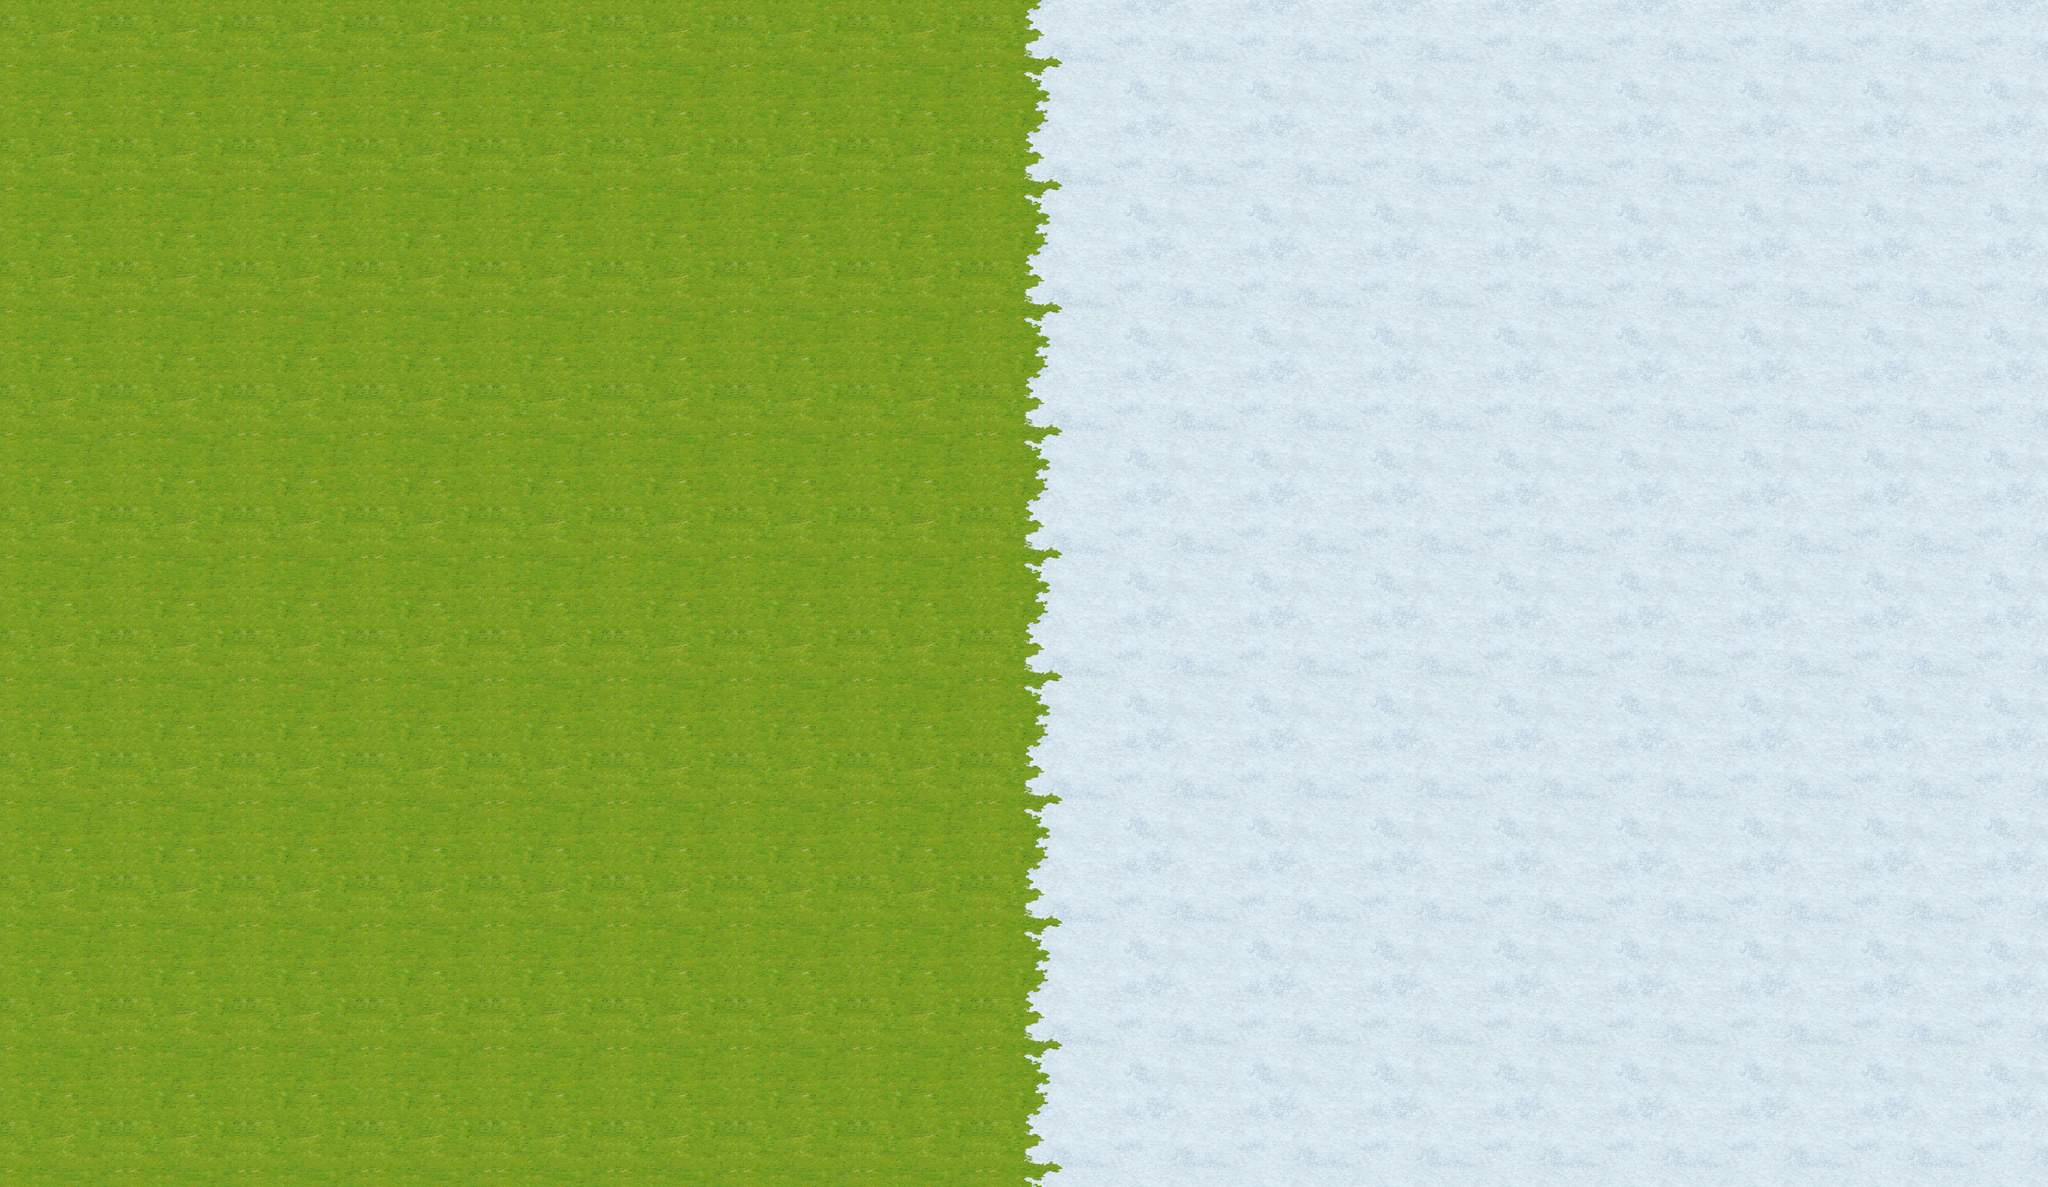

Rendered tile map (Tiled .tmx) drawn with the repository's tilesets; below, a short description and the map source with its tile grids summarised:
An orthogonal 50x29 tile map with 160x160 px tiles, 2 tile layers (layer1, layer2).

<map version="1.0" orientation="orthogonal" width="50" height="29" tilewidth="160" tileheight="160">
 <tileset firstgid="1" name="terrain" tilewidth="160" tileheight="160">
  <image source="terrain.png" width="1440" height="1440" />
 </tileset>
 <layer name="layer1" width="50" height="29">
  <data>[1450 cells, 1450 non-empty, 18 distinct tile ids]</data>
 </layer>
 <layer name="layer2" width="50" height="29">
  <data>[1450 cells, 87 non-empty, 9 distinct tile ids]</data>
 </layer>
</map>
